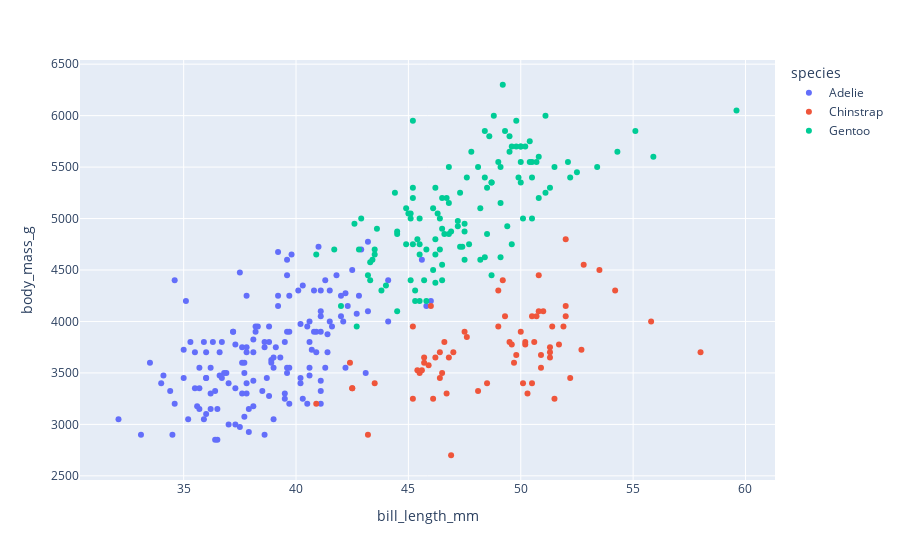

Source (notebook cell):
### Code cell
px.scatter( data_frame=penguins, x = 'bill_length_mm', y ='body_mass_g', color="species" )

### Figure 1 — Plotly figure (JSON) as saved in the notebook; plotly's stock layout.template omitted (floating-point values rounded to 4 significant figures; data arrays with more than 128 entries replaced by an {"elided": "..."} marker saying what was removed)
{"data": [{"hovertemplate": "species=Adelie<br>bill_length_mm=%{x}<br>body_mass_g=%{y}<extra></extra>", "legendgroup": "Adelie", "marker": {"color": "#636efa", "symbol": "circle"}, "mode": "markers", "name": "Adelie", "orientation": "v", "showlegend": true, "type": "scatter", "x": {"elided": "152 float values"}, "xaxis": "x", "y": {"elided": "152 int values"}, "yaxis": "y"}, {"hovertemplate": "species=Chinstrap<br>bill_length_mm=%{x}<br>body_mass_g=%{y}<extra></extra>", "legendgroup": "Chinstrap", "marker": {"color": "#EF553B", "symbol": "circle"}, "mode": "markers", "name": "Chinstrap", "orientation": "v", "showlegend": true, "type": "scatter", "x": [46.5, 50, 51.3, 45.4, 52.7, 45.2, 46.1, 51.3, 46, 51.3, 46.6, 51.7, 47, 52, 45.9, 50.5, 50.3, 58, 46.4, 49.2, 42.4, 48.5, 43.2, 50.6, 46.7, 52, 50.5, 49.5, 46.4, 52.8, 40.9, 54.2, 42.5, 51, 49.7, 47.5, 47.6, 52, 46.9, 53.5, 49, 46.2, 50.9, 45.5, 50.9, 50.8, 50.1, 49, 51.5, 49.8, 48.1, 51.4, 45.7, 50.7, 42.5, 52.2, 45.2, 49.3, 50.2, 45.6, 51.9, 46.8, 45.7, 55.8, 43.5, 49.6, 50.8, 50.2], "xaxis": "x", "y": [3500, 3900, 3650, 3525, 3725, 3950, 3250, 3750, 4150, 3700, 3800, 3775, 3700, 4050, 3575, 4050, 3300, 3700, 3450, 4400, 3600, 3400, 2900, 3800, 3300, 4150, 3400, 3800, 3700, 4550, 3200, 4300, 3350, 4100, 3600, 3900, 3850, 4800, 2700, 4500, 3950, 3650, 3550, 3500, 3675, 4450, 3400, 4300, 3250, 3675, 3325, 3950, 3600, 4050, 3350, 3450, 3250, 4050, 3800, 3525, 3950, 3650, 3650, 4000, 3400, 3775, 4100, 3775], "yaxis": "y"}, {"hovertemplate": "species=Gentoo<br>bill_length_mm=%{x}<br>body_mass_g=%{y}<extra></extra>", "legendgroup": "Gentoo", "marker": {"color": "#00cc96", "symbol": "circle"}, "mode": "markers", "name": "Gentoo", "orientation": "v", "showlegend": true, "type": "scatter", "x": [46.1, 50, 48.7, 50, 47.6, 46.5, 45.4, 46.7, 43.3, 46.8, 40.9, 49, 45.5, 48.4, 45.8, 49.3, 42, 49.2, 46.2, 48.7, 50.2, 45.1, 46.5, 46.3, 42.9, 46.1, 44.5, 47.8, 48.2, 50, 47.3, 42.8, 45.1, 59.6, 49.1, 48.4, 42.6, 44.4, 44, 48.7, 42.7, 49.6, 45.3, 49.6, 50.5, 43.6, 45.5, 50.5, 44.9, 45.2, 46.6, 48.5, 45.1, 50.1, 46.5, 45, 43.8, 45.5, 43.2, 50.4, 45.3, 46.2, 45.7, 54.3, 45.8, 49.8, 46.2, 49.5, 43.5, 50.7, 47.7, 46.4, 48.2, 46.5, 46.4, 48.6, 47.5, 51.1, 45.2, 45.2, 49.1, 52.5, 47.4, 50, 44.9, 50.8, 43.4, 51.3, 47.5, 52.1, 47.5, 52.2, 45.5, 49.5, 44.5, 50.8, 49.4, 46.9, 48.4, 51.1, 48.5, 55.9, 47.2, 49.1, 47.3, 46.8, 41.7, 53.4, 43.3, 48.1, 50.5, 49.8, 43.5, 51.5, 46.2, 55.1, 44.5, 48.8, 47.2, null, 46.8, 50.4, 45.2, 49.9], "xaxis": "x", "y": [4500, 5700, 4450, 5700, 5400, 4550, 4800, 5200, 4400, 5150, 4650, 5550, 4650, 5850, 4200, 5850, 4150, 6300, 4800, 5350, 5700, 5000, 4400, 5050, 5000, 5100, 4100, 5650, 4600, 5550, 5250, 4700, 5050, 6050, 5150, 5400, 4950, 5250, 4350, 5350, 3950, 5700, 4300, 4750, 5550, 4900, 4200, 5400, 5100, 5300, 4850, 5300, 4400, 5000, 4900, 5050, 4300, 5000, 4450, 5550, 4200, 5300, 4400, 5650, 4700, 5700, 4650, 5800, 4700, 5550, 4750, 5000, 5100, 5200, 4700, 5800, 4600, 6000, 4750, 5950, 4625, 5450, 4725, 5350, 4750, 5600, 4600, 5300, 4875, 5550, 4950, 5400, 4750, 5650, 4850, 5200, 4925, 4875, 4625, 5250, 4850, 5600, 4975, 5500, 4725, 5500, 4700, 5500, 4575, 5500, 5000, 5950, 4650, 5500, 4375, 5850, 4875, 6000, 4925, null, 4850, 5750, 5200, 5400], "yaxis": "y"}], "layout": {"legend": {"title": {"text": "species"}, "tracegroupgap": 0}, "margin": {"t": 60}, "xaxis": {"anchor": "y", "domain": [0, 1], "title": {"text": "bill_length_mm"}}, "yaxis": {"anchor": "x", "domain": [0, 1], "title": {"text": "body_mass_g"}}}}
